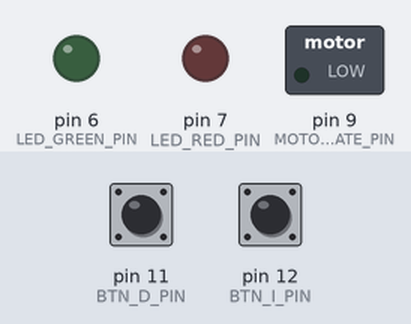
The sketch below on a simulated Arduino Uno, built with avr-gcc and run on an emulated ATmega328P. Parts: switched loads named in the sketch (green lamp = pin HIGH), output pins drawn as LEDs (lit = HIGH). The test bench sets the inputs (shaded band); at power-on: pin 12 (BTN_I_PIN) HIGH, pin 11 (BTN_D_PIN) HIGH. What the sketch prints to the serial monitor is not drawn.

Above: at 1.2 s.
1.3 s: pin 12 (BTN_I_PIN) pulled LOW for 0.15 s
At 1.38 s:
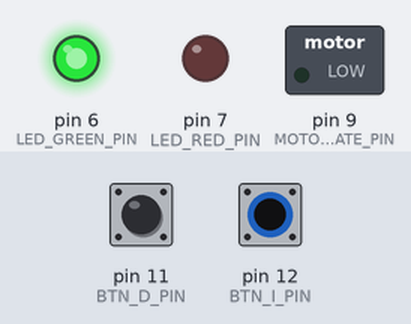
3.0 s: pin 11 (BTN_D_PIN) pulled LOW for 1 s
At 3.8 s:
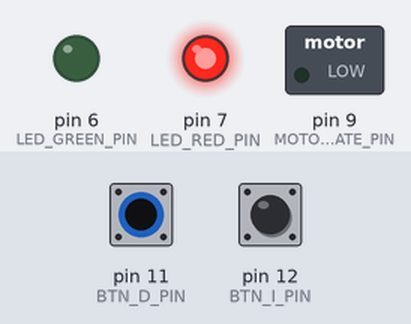
5.5 s: pin 11 (BTN_D_PIN) pulled LOW for 0.15 s
At 6.9 s:
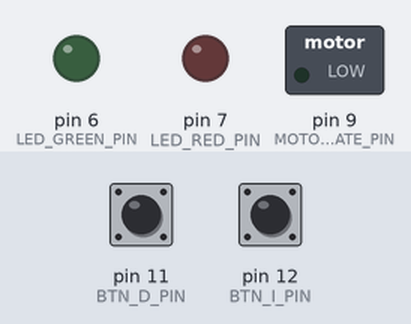
7.2 s: pin 12 (BTN_I_PIN) pulled LOW for 1 s
At 9.1 s:
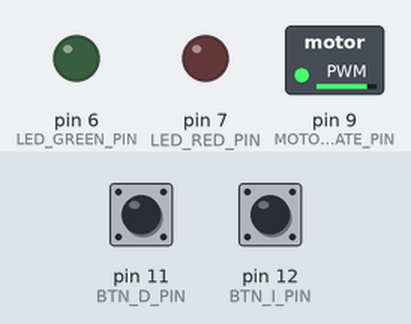
10.2 s: pin 12 (BTN_I_PIN) pulled LOW for 0.15 s
At 10.7 s:
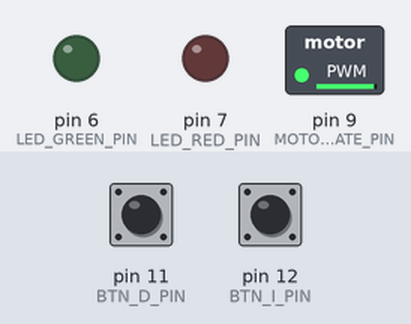
11.9 s: pin 12 (BTN_I_PIN) pulled LOW for 3.2 s
At 12.7 s:
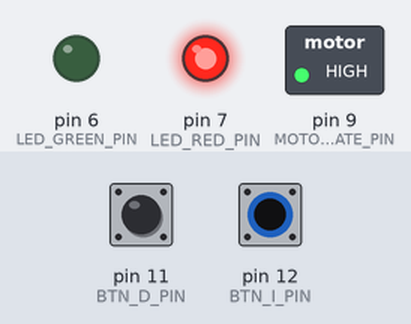
Timing chart, 0 to 16.7 s (numbered marks = the images above; inputs shaded):
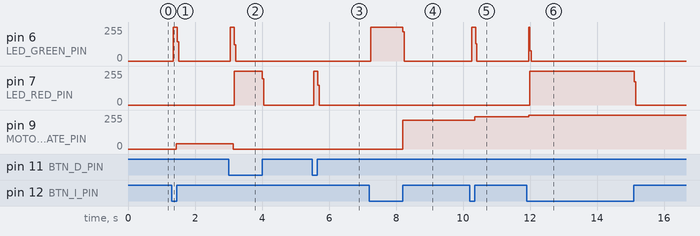

The sketch:

velocidad_dc.ino
```cpp
//https://www.tinkercad.com/things/d0V0rwW2Oh6-velocidad-dc?sharecode=uFkezvoRYI9VweB_Extp8ZAAgvGr1o6tFtUBYmDCC5U
const int BTN_I_PIN = 12;
const int BTN_D_PIN = 11;
const int MOTOR_GATE_PIN = 9;
const int LED_GREEN_PIN = 6;
const int LED_RED_PIN = 7;

void setup() {
  // put your setup code here, to run once:
  pinMode(BTN_I_PIN, INPUT_PULLUP);
  pinMode(BTN_D_PIN, INPUT_PULLUP);
  pinMode(MOTOR_GATE_PIN, OUTPUT);
  pinMode(LED_GREEN_PIN, OUTPUT);
  pinMode(LED_RED_PIN, OUTPUT);
  Serial.begin(9600);
}

int currentSpeed = 0;

void loop() {
  // put your main code here, to run repeatedly:
  digitalWrite(LED_GREEN_PIN, LOW);
  digitalWrite(LED_RED_PIN, LOW);


  if(digitalRead(BTN_I_PIN) == LOW){
    if(currentSpeed < 255){
      currentSpeed ++;
      digitalWrite(LED_GREEN_PIN, HIGH);
    }else{
      digitalWrite(LED_RED_PIN, HIGH);
    }
  }

  if(digitalRead(BTN_D_PIN) == LOW){
    if(currentSpeed != 0){
      currentSpeed --;
      digitalWrite(LED_GREEN_PIN, HIGH);
    }else{
      digitalWrite(LED_RED_PIN, HIGH);
    }
  }

  analogWrite(MOTOR_GATE_PIN, currentSpeed);
  Serial.println(currentSpeed);
}
```

Measured:
- after the input at 1.3 s, pin 6 (LED_GREEN_PIN): 0/255 → 254/255 after 0.05 s, → 0/255 0.12 s later; pin 9 (MOTOR_GATE_PIN): 0/255 → 38/255 after 0.15 s
- after the input at 3.0 s, pin 6 (LED_GREEN_PIN): 0/255 → 254/255 after 0.05 s, → 0/255 0.12 s later; pin 7 (LED_RED_PIN): 0/255 → 254/255 after 0.17 s, → 0/255 0.84 s later; pin 9 (MOTOR_GATE_PIN): 38/255 → 0/255 after 0.15 s
- after the input at 5.5 s, pin 7 (LED_RED_PIN): 0/255 → 254/255 after 0.05 s, → 0/255 0.12 s later
- after the input at 7.2 s, pin 6 (LED_GREEN_PIN): 0/255 → 254/255 after 0.05 s, → 0/255 0.96 s later; pin 9 (MOTOR_GATE_PIN): 0/255 → 214/255 after 1.0 s
- after the input at 10.2 s, pin 6 (LED_GREEN_PIN): 0/255 → 254/255 after 0.05 s, → 0/255 0.12 s later; pin 9 (MOTOR_GATE_PIN): 214/255 → 243/255 after 0.15 s
- after the input at 11.9 s, pin 6 (LED_GREEN_PIN): 0/255 → 254/255 after 0.05 s, → 76/255 0.04 s later, → 0/255 0.04 s later; pin 7 (LED_RED_PIN): 0/255 → 255/255 after 0.09 s, → 0/255 3.1 s later; pin 9 (MOTOR_GATE_PIN): 243/255 → 255/255 after 0.06 s
